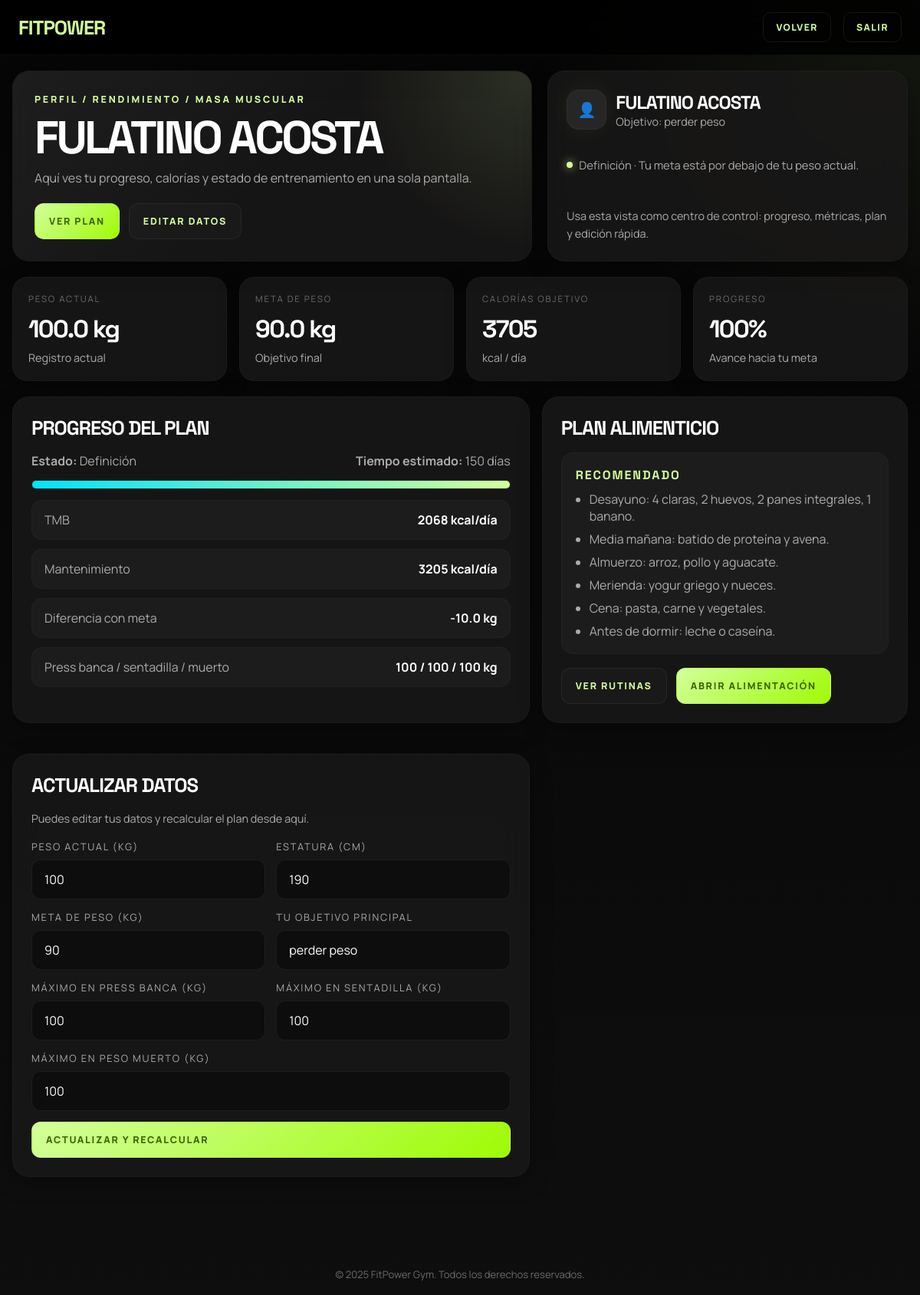
The page /perfil.php (signed in) on the database its author committed.
### tables this page shows
CREATE TABLE `usuarios` (
  `id` int(11) NOT NULL,
  `nombre` varchar(100) NOT NULL,
  `usuario` varchar(50) NOT NULL,
  `password` varchar(255) NOT NULL,
  `correo` varchar(100) DEFAULT NULL,
  `token` text DEFAULT NULL,
  `objetivo` varchar(100) DEFAULT NULL,
  `peso` float DEFAULT NULL,
  `banca` int(11) DEFAULT NULL,
  `sentadilla` int(11) DEFAULT NULL,
  `peso_muerto` int(11) DEFAULT NULL,
  `fecha_fin_mensualidad` date DEFAULT NULL,
  `rol` varchar(20) DEFAULT 'cliente'
);

CREATE TABLE `masa_muscular` (
  `id` int(11) NOT NULL,
  `usuario_id` int(11) NOT NULL,
  `peso` decimal(5,2) DEFAULT NULL,
  `estatura` int(11) DEFAULT NULL,
  `meta_peso` decimal(5,2) DEFAULT NULL,
  `fecha` timestamp NOT NULL DEFAULT current_timestamp()
);

### perfil.php (the view, shortened to what this page needs)
<?php
include 'conexion.php';
$usuario_id = (int)$_SESSION['id'];
$usuario = [
    'nombre' => $_SESSION['nombre'] ?? 'Usuario',
    'objetivo' => '',
    'peso' => null,
    'banca' => null,
    'sentadilla' => null,
    'peso_muerto' => null
];
$stmt_user = $conn->prepare("SELECT nombre, objetivo, peso, banca, sentadilla, peso_muerto FROM usuarios WHERE id = ?");
$stmt_user->bind_param("i", $usuario_id);
$stmt_user->execute();
$res_user = $stmt_user->get_result();
if ($row = $res_user->fetch_assoc()) {
    $usuario = array_merge($usuario, $row);
}
$stmt = $conn->prepare("SELECT peso, estatura, meta_peso FROM masa_muscular WHERE usuario_id = ? ORDER BY id DESC LIMIT 1");
$stmt->bind_param("i", $usuario_id);
$stmt->execute();
$result = $stmt->get_result();
$data = $result->fetch_assoc();
$has_data = (bool)$data;
$peso = $has_data ? (float)$data['peso'] : 0;
$estatura = $has_data ? (float)$data['estatura'] : 0;
$meta = $has_data ? (float)$data['meta_peso'] : 0;
$tmb = 0;
$mantenimiento = 0;
$objetivo_calorias = 0;
$dias_estimados = 0;
$estado = 'Pendiente';
$estado_desc = 'Aún no has completado tu encuesta corporal.';
$progress = 0;
$balance = 0;
if ($has_data && $peso > 0 && $estatura > 0 && $meta > 0) {
    $tmb = (10 * $peso) + (6.25 * $estatura) - (5 * 25) + 5;
    $mantenimiento = $tmb * 1.55;
    $objetivo_calorias = $mantenimiento + 500;
    $kilos_subir = $meta - $peso;
    $dias_estimados = max(0, round(abs($kilos_subir) * 15));
    $progress = min(100, max(0, ($peso / max($meta, 1)) * 100));
    $balance = $meta - $peso;
    if ($balance > 0) {
        $estado = 'Volumen';
        $estado_desc = 'Estás en fase de ganancia de masa muscular.';
    } elseif ($balance < 0) {
        $estado = 'Definición';
        $estado_desc = 'Tu meta está por debajo de tu peso actual.';
    } else {
        $estado = 'Mantenimiento';
        $estado_desc = 'Tu peso actual coincide con tu meta.';
    }
}
$nombre = htmlspecialchars($usuario['nombre'] ?? 'Usuario');
$objetivo = htmlspecialchars($usuario['objetivo'] ?? '');
$banca = htmlspecialchars((string)($usuario['banca'] ?? ''));
$sentadilla = htmlspecialchars((string)($usuario['sentadilla'] ?? ''));
$peso_muerto = htmlspecialchars((string)($usuario['peso_muerto'] ?? ''));
?>
<!DOCTYPE html>
<html lang="es">
<head>
</head>
<body>
    <header class="topbar">
        <div class="topbar-left">
            <a href="home_cliente.php" class="brand">FitPower</a>
        </div>
        <div class="topbar-right">
            <a href="home_cliente.php" class="ghost-btn">Volver</a>
            <a href="logout.php" class="ghost-btn">Salir</a>
        </div>
    </header>
    <main class="main-content">
        <div class="container">
            <section class="hero">
                <article class="panel hero-copy">
                    <div class="eyebrow">Perfil / rendimiento / masa muscular</div>
                    <h1><?php echo $nombre; ?></h1>
                    <p><?php echo $has_data ? 'Aquí ves tu progreso, calorías y estado de entrenamiento en una sola pantalla.' : 'Completa tu encuesta inicial para generar tu plan de masa muscular.'; ?></p>
                    <div class="hero-actions">
                        <a href="#plan" class="btn btn-primary">Ver plan</a>
                        <a href="#editar" class="btn btn-secondary"><?php echo $has_data ? 'Editar datos' : 'Crear encuesta'; ?></a>
                    </div>
                </article>
                <aside class="panel hero-card">
                    <div>
                        <div class="user-chip">
                            <div class="avatar">👤</div>
                            <div>
                                <h2><?php echo $nombre; ?></h2>
                                <p>Objetivo: <?php echo $objetivo !== '' ? $objetivo : 'Sin definir'; ?></p>
                            </div>
                        </div>
                        <div class="status">
                            <span class="dot"></span>
                            <span><?php echo $estado; ?> · <?php echo $estado_desc; ?></span>
                        </div>
                    </div>
                    <div>
                        <p class="note">Usa esta vista como centro de control: progreso, métricas, plan y edición rápida.</p>
                    </div>
                </aside>
            </section>
            <section class="grid">
                <article class="card">
                    <label>Peso actual</label>
                    <div class="value"><?php echo $has_data ? number_format($peso, 1) : '—'; ?> kg</div>
                    <div class="meta">Registro actual</div>
                </article>
                <article class="card">
                    <label>Meta de peso</label>
                    <div class="value"><?php echo $has_data ? number_format($meta, 1) : '—'; ?> kg</div>
                    <div class="meta">Objetivo final</div>
                </article>
                <article class="card">
                    <label>Calorías objetivo</label>
                    <div class="value"><?php echo $has_data ? round($objetivo_calorias) : '—'; ?></div>
                    <div class="meta">kcal / día</div>
                </article>
                <article class="card">
                    <label>Progreso</label>
                    <div class="value"><?php echo $has_data ? round($progress) : '—'; ?>%</div>
                    <div class="meta">Avance hacia tu meta</div>
                </article>
            </section>
            <section class="grid">
                <article class="panel section wide" id="plan">
                    <h2>Progreso del plan</h2>
                    <div class="progress-wrap">
                        <div class="progress-top">
                            <p><strong>Estado:</strong> <?php echo $estado; ?></p>
                            <p><strong>Tiempo estimado:</strong> <?php echo $has_data ? $dias_estimados . ' días' : '—'; ?></p>
                        </div>
                        <div class="bar"><span></span></div>
                        <ul class="stats-list">
                            <li><span>TMB</span><strong><?php echo $has_data ? round($tmb) . ' kcal/día' : '—'; ?></strong></li>
                            <li><span>Mantenimiento</span><strong><?php echo $has_data ? round($mantenimiento) . ' kcal/día' : '—'; ?></strong></li>
                            <li><span>Diferencia con meta</span><strong><?php echo $has_data ? ($balance >= 0 ? '+' : '') . number_format($balance, 1) . ' kg' : '—'; ?></strong></li>
                            <li><span>Press banca / sentadilla / muerto</span><strong><?php echo $banca !== '' ? $banca : '—'; ?> / <?php echo $sentadilla !== '' ? $sentadilla : '—'; ?> / <?php echo $peso_muerto !== '' ? $peso_muerto : '—'; ?> kg</strong></li>
                        </ul>
                    </div>
                </article>
                <article class="panel section tall">
                    <h2>Plan alimenticio</h2>
                    <div class="recipe">
                        <h3>Recomendado</h3>
                        <ul>
                            <li>Desayuno: 4 claras, 2 huevos, 2 panes integrales, 1 banano.</li>
                            <li>Media mañana: batido de proteína y avena.</li>
                            <li>Almuerzo: arroz, pollo y aguacate.</li>
                            <li>Merienda: yogur griego y nueces.</li>
                            <li>Cena: pasta, carne y vegetales.</li>
                            <li>Antes de dormir: leche o caseína.</li>
                        </ul>
                    </div>
                    <div class="actions">
                        <a href="rutinasgenerales.php" class="btn btn-secondary">Ver rutinas</a>
                        <a href="alimentacion_ganar.php" class="btn btn-primary">Abrir alimentación</a>
                    </div>
                </article>
            </section>
            <section class="grid">
                <article class="panel section wide" id="editar">
                    <h2><?php echo $has_data ? 'Actualizar datos' : 'Crear encuesta'; ?></h2>
                    <p class="note"><?php echo $has_data ? 'Puedes editar tus datos y recalcular el plan desde aquí.' : 'Llena tus datos para generar tu perfil de masa muscular.'; ?></p>
                    <form action="guardar_masa.php" method="post" class="form-grid" style="margin-top:16px;">
                        <div class="field">
                            <label for="peso">Peso actual (kg)</label>
                            <input id="peso" name="peso" type="number" step="0.1" required value="<?php echo $has_data ? htmlspecialchars((string)$peso) : ''; ?>">
                        </div>
                        <div class="field">
                            <label for="estatura">Estatura (cm)</label>
                            <input id="estatura" name="estatura" type="number" required value="<?php echo $has_data ? htmlspecialchars((string)$estatura) : ''; ?>">
                        </div>
                        <div class="field">
                            <label for="meta_peso">Meta de peso (kg)</label>
                            <input id="meta_peso" name="meta_peso" type="number" step="0.1" required value="<?php echo $has_data ? htmlspecialchars((string)$meta) : ''; ?>">
                        </div>
                        <div class="field">
                            <label for="objetivo">Tu objetivo principal</label>
                            <input id="objetivo" name="objetivo" type="text" required value="<?php echo htmlspecialchars((string)$usuario['objetivo']); ?>">
                        </div>
                        <div class="field">
                            <label for="banca">Máximo en press banca (kg)</label>
                            <input id="banca" name="banca" type="number" required value="<?php echo $banca; ?>">
                        </div>
                        <div class="field">
                            <label for="sentadilla">Máximo en sentadilla (kg)</label>
                            <input id="sentadilla" name="sentadilla" type="number" required value="<?php echo $sentadilla; ?>">
                        </div>
                        <div class="field full">
                            <label for="peso_muerto">Máximo en peso muerto (kg)</label>
                            <input id="peso_muerto" name="peso_muerto" type="number" required value="<?php echo $peso_muerto; ?>">
                        </div>
                        <div class="field full">
                            <button type="submit" class="btn btn-primary"><?php echo $has_data ? 'Actualizar y recalcular' : 'Guardar y generar plan'; ?></button>
                        </div>
                    </form>
                </article>
            </section>
        </div>
    </main>
    <footer class="footer">
        &copy; 2025 FitPower Gym. Todos los derechos reservados.
    </footer>
</body>
</html>

### rows shown on the page
usuarios: nombre "FULATINO ACOSTA", objetivo "perder peso", banca "100", sentadilla "100", peso_muerto "100"
masa_muscular: estado "Definición", estado_desc "Tu meta está por debajo de tu peso actual.", peso "100.0", meta_peso "90.0", objetivo_calorias "3705", progress "100", dias_estimados "150", tmb "2068", mantenimiento "3205", balance "-10.0", peso "100", estatura "190", meta_peso "90"
